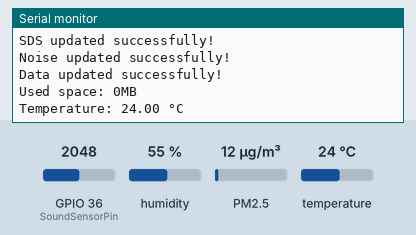
Recording of a sketch running on a simulated ESP32. Parts: the last lines printed to the serial monitor. The test bench sets the inputs (shaded band); at power-on: GPIO 36 (SoundSensorPin) = 2048, humidity 55 %, PM2.5 12 µg/m³, temperature 24 °C. WiFi joins after 1.5 s; servers stay silent unless stated; the local clock reads 2024-03-15 10:24:30 at power-on unless the sketch sets it; storage starts empty.

Above: at 10.8 s.
10.9 s: GPIO 36 (SoundSensorPin) set to 2538
At 12.08 s:
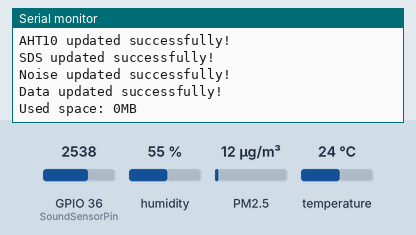
15.1 s: GPIO 36 (SoundSensorPin) set to 2428
At 15.32 s:
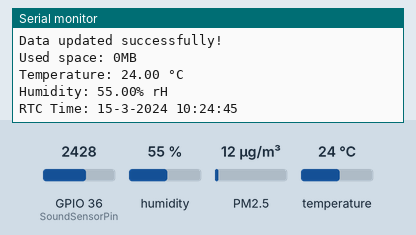
Timing chart, 0 to 18.1 s (numbered marks = the images above; inputs shaded):
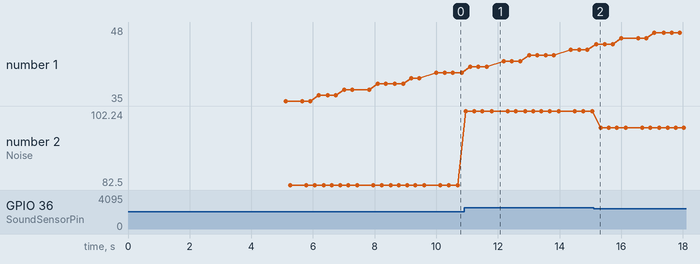

The sketch:

OUTDOOR_PRINTED.ino
```cpp
#include <WiFi.h>
#include <ThingSpeak.h>  // For ThingSpeak communication
#include <SoftwareSerial.h>
#include <Adafruit_AHT10.h>  // For AHT10 sensor (Temperature and Humidity)
#include <SDS011.h>
#include <RTClib.h>  // RTC library
#include <SD.h>      // SD card library
#include <Wire.h>    // For I2C communication (used by sensors)
#include <SPI.h>     // For SPI communication (SD card usage)

// WiFi Configuration
const char* WIFI_SSID = "sahil";       // WiFi SSID
const char* WIFI_PASSWORD = "88888888";  // WiFi Password

// SDS011 Sensor Configuration
float p10, p25;
int error;
SDS011 my_sds;
#define tx2 17  // GPIO17 for TX2 on ESP32
#define rx2 3   // GPIO16 for RX2 on ESP32

// ThingSpeak Configuration
const long CHANNEL_ID = 2757106;  // Block N Aparna sarovar
const char* CHANNEL_API_KEY = "SMEIMS8E45P0P8H3";

// Sound Sensor Configuration
#define SoundSensorPin 36     // GPIO pin for sound sensor
#define VREF 3.3              // Reference voltage for sound sensor
float voltageValue, dbValue;  // Variables to store sensor readings

// AHT10 Sensor Configuration
Adafruit_AHT10 aht;
Adafruit_Sensor* aht_humidity;
Adafruit_Sensor* aht_temp;
float t, h;

// WiFi client for ThingSpeak
WiFiClient client;

// Time tracking variables
unsigned long previousMillis = 0;
const unsigned long RECONNECT_INTERVAL = 10000;  // Interval for WiFi reconnect attempts
const unsigned long DELAY_INTERVAL = 1000;       // Delay between WiFi reconnect attempts
unsigned long previousMillisTS = 0;              // Time tracking for ThingSpeak updates
const unsigned long TS_INTERVAL = 2000;          // ThingSpeak update interval

// RTC Setup
RTC_DS3231 rtc;
String rtc_date_time;

// SD Card Configuration
const char* SD_FOLDER = "/Node_2";         // Folder Name
const char* SD_FILENAME = "/Node_2/Node_2.csv";  // File path inside folder
File dataFile;

// Function to initialize WiFi connection
void initWiFi() {
  WiFi.begin(WIFI_SSID, WIFI_PASSWORD);
  Serial.println("Connecting to WiFi...");
  unsigned long startTime = millis();
  while (WiFi.status() != WL_CONNECTED && millis() - startTime < 10000) {
    Serial.print('.');
    delay(1000);
  }
  if (WiFi.status() == WL_CONNECTED) {
    Serial.println("\nConnected to WiFi");
    Serial.print("IP Address: ");
    Serial.println(WiFi.localIP());
  } else {
    Serial.println("\nFailed to connect to WiFi within 10 seconds. Restarting...");
    ESP.restart();
  }
}

// Function to initialize the AHT10 sensor
void aht_setup() {
  if (!aht.begin()) {
    Serial.println("Failed to find AHT10 chip");
    while (1) { delay(10); }
  }
  Serial.println("AHT10 Found!");
  aht_temp = aht.getTemperatureSensor();
  aht_humidity = aht.getHumiditySensor();
}

// Function to get AHT10 sensor readings
void aht_loop() {
  sensors_event_t humidity, temp;
  aht_humidity->getEvent(&humidity);
  aht_temp->getEvent(&temp);
  t = temp.temperature;
  h = humidity.relative_humidity;
  Serial.print("Temperature: ");
  Serial.print(t);
  Serial.println(" °C\t");
  Serial.print("Humidity: ");
  Serial.print(h);
  Serial.println("% rH");

  ThingSpeak.setField(1, t);
  ThingSpeak.setField(2, h);
}

// Function to read SDS011 sensor values
void SDS_loop() {
  error = my_sds.read(&p25, &p10);
  if (!error) {
    Serial.println("PM2.5: " + String(p25));
    Serial.println("PM10:  " + String(p10));
  }

  ThingSpeak.setField(3, p25);
  ThingSpeak.setField(4, p10);
  delay(100);
}

// Function to monitor sound levels
void noise_loop() {
  voltageValue = analogRead(SoundSensorPin) / 4096.0 * VREF;
  dbValue = voltageValue * 50.0;
  Serial.print("Noise: ");
  Serial.print(dbValue, 2);
  Serial.println(" dBA");

  ThingSpeak.setField(6, dbValue);
}

// Function to initialize ThingSpeak
void ThingSpeak_setup() {
  ThingSpeak.begin(client);
  Serial.println("ThingSpeak Initialized!");
}

// Function to initialize SD card and create folder if needed
void SD_setup() {
  if (!SD.begin()) {
    Serial.println("Card Mount Failed");
    return;
  }

  // Create folder if it doesn't exist
  if (!SD.exists(SD_FOLDER)) {
    Serial.println("Creating folder: Node_2");
    SD.mkdir(SD_FOLDER);
  }

  // Check if file exists, if not create it
  if (!SD.exists(SD_FILENAME)) {
    dataFile = SD.open(SD_FILENAME, FILE_WRITE);
    if (dataFile) {
      dataFile.println("created_at,Temperature,Humidity,PM2.5,PM10,dB");
      dataFile.close();
      Serial.println("CSV file created successfully!");
    } else {
      Serial.println("Error creating CSV file");
    }
  } else {
    Serial.println("File exists, appending data.");
  }
}

// Function to initialize RTC module
void rtc_setup() {
  if (!rtc.begin() || rtc.lostPower()) {
    rtc.adjust(DateTime(F(__DATE__), F(__TIME__)));
  }
  Serial.println("RTC Found!");
}

// Function to read RTC timestamp
void rtc_loop() {
  Serial.print("RTC Time: ");
  DateTime now = rtc.now();
  rtc_date_time = String(now.day(), DEC) + "-" + String(now.month(), DEC) + "-" + String(now.year(), DEC) + " " +
                  String(now.hour(), DEC) + ":" + String(now.minute(), DEC) + ":" + String(now.second(), DEC);
  Serial.println(rtc_date_time);
}

// Function to save sensor data to SD card
void SD_final() {
  dataFile = SD.open(SD_FILENAME, FILE_APPEND);
  if (dataFile) {
    dataFile.print(rtc_date_time);
    dataFile.print(",");
    dataFile.print(t);
    dataFile.print(",");
    dataFile.print(h);
    dataFile.print(",");
    Serial.println("AHT10 updated successfully!");

    dataFile.print(p25);
    dataFile.print(",");
    dataFile.print(p10);
    dataFile.print(",");
    Serial.println("SDS updated successfully!");

    dataFile.print(dbValue);
    dataFile.print(",");
    Serial.println("Noise updated successfully!");

    dataFile.println("");  // Move to next line
    Serial.println("Data updated successfully!");
    dataFile.close();
  } else {
    Serial.println("Error updating SD card.");
  }

  Serial.printf("Used space: %lluMB\n", SD.usedBytes() / (1024 * 1024));
}

void setup() {
  Serial.begin(9600);
  initWiFi();
  Wire.begin();
  rtc_setup();
  SD_setup();
  aht_setup();
  my_sds.begin(rx2, tx2);
  pinMode(SoundSensorPin, INPUT);
  ThingSpeak_setup();
  Serial.println("Starting ESP32...");
  delay(3000);
}

void loop() {
  unsigned long currentMillis = millis();

  // Reconnect WiFi if disconnected
  if ((WiFi.status() != WL_CONNECTED) && (currentMillis - previousMillis >= RECONNECT_INTERVAL)) {
    Serial.println("Reconnecting to WiFi...");
    WiFi.begin(WIFI_SSID, WIFI_PASSWORD);
    previousMillis = currentMillis;
  }

  aht_loop();
  rtc_loop();
  SDS_loop();
  noise_loop();
  SD_final();

  if (currentMillis - previousMillisTS >= TS_INTERVAL) {
    previousMillisTS = currentMillis;
    ThingSpeak.writeFields(CHANNEL_ID, CHANNEL_API_KEY);
    Serial.println("Updated to ThingSpeak");
  }
}
```

Measured:
- the behaviour switches between 2483 and 2482 on GPIO 36 (SoundSensorPin) (found by bisection; images 1 and 2)
- after the input at 10.9 s, the serial monitor: prints a new line after 0.06 s (image 1)
- plotted number 2: 82.5 → 102.24 after the input at 10.9 s, 102.24 → 97.81 after the input at 15.1 s
